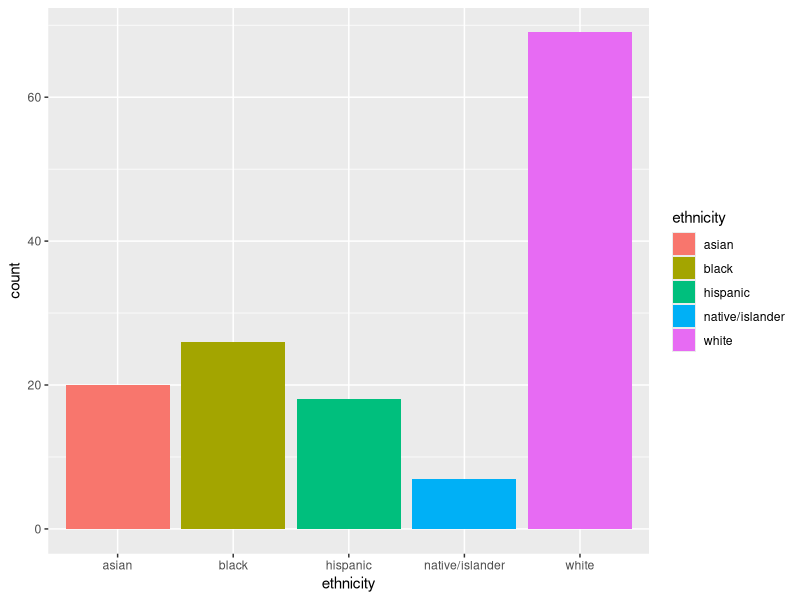
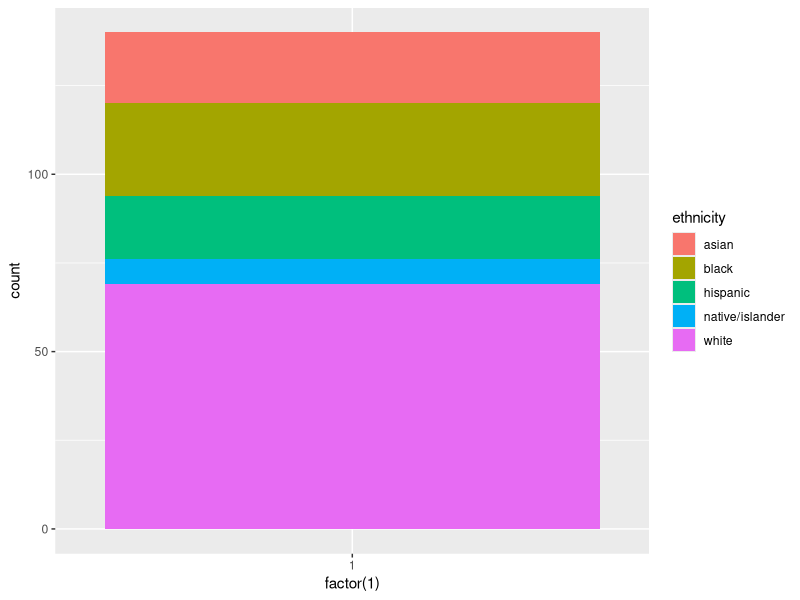
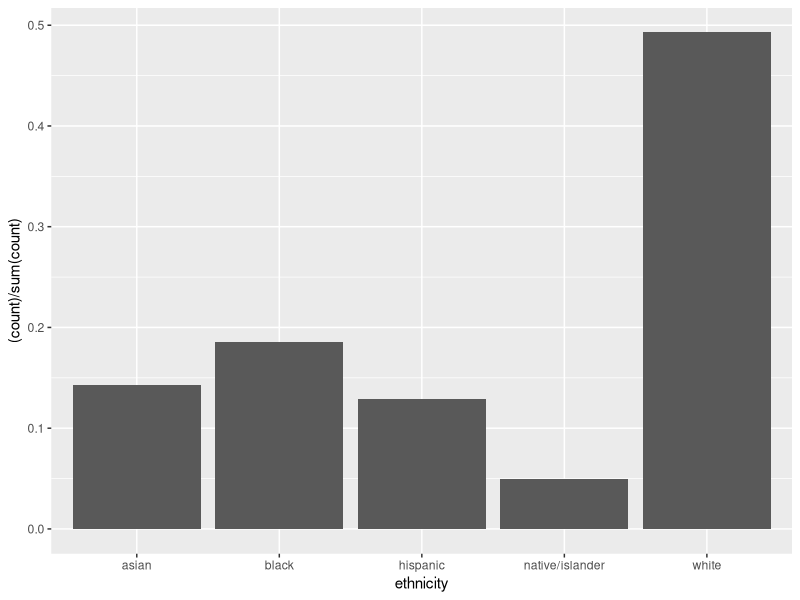
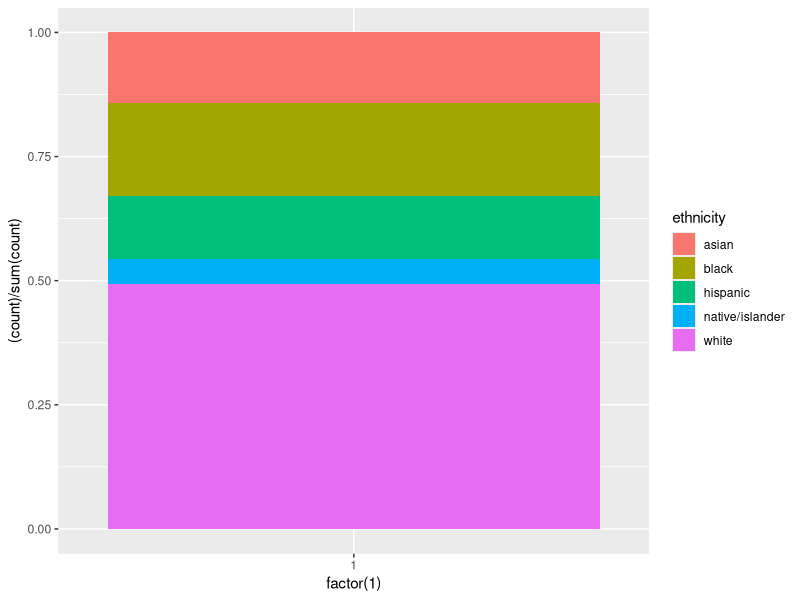
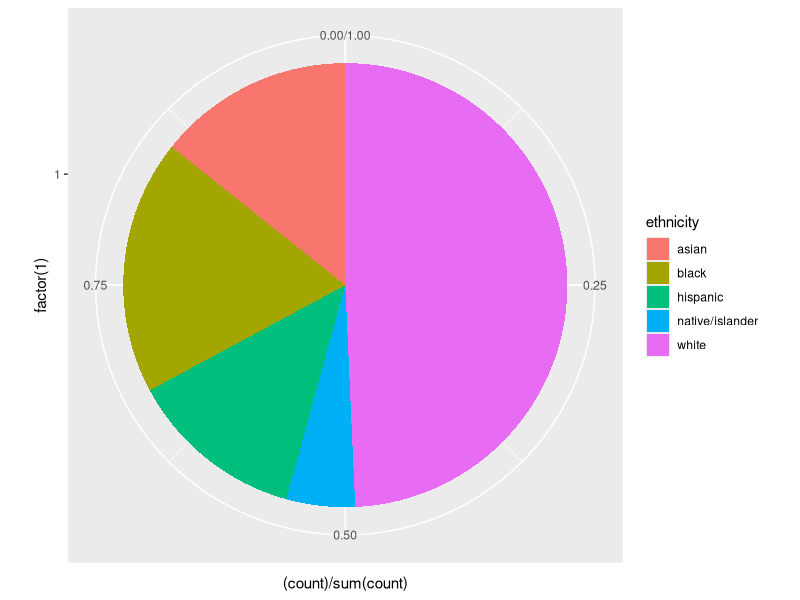

Recreate these plots in R, in order.
## ---- chunk 1
df.eth = data.frame(ethnicity = sample(c("white", "black", "hispanic", "asian", "native/islander"), 
                                      140, replace=T, prob=c(0.5, 0.2, 0.1, 0.15, 0.05)))

# Show the distribution numerically.
table(df.eth$ethnicity) 

# load ggplot
library(ggplot2)
## ---- chunk 2
ggplot(df.eth, aes(x=ethnicity, fill=ethnicity)) + geom_bar()
## ---- chunk 3
ggplot(df.eth, aes(x=factor(1),fill=ethnicity))+geom_bar(width=1, stat='count')
## ---- chunk 4
ggplot(df.eth, aes(x=ethnicity)) + geom_bar(aes(y = (..count..)/sum(..count..)))
## ---- chunk 5
ggplot(df.eth, aes(x=factor(1),fill=ethnicity))+geom_bar(aes(y = (..count..)/sum(..count..)), width=1, stat='count')
## ---- chunk 6
ggplot(df.eth, aes(x=factor(1),fill=ethnicity))+geom_bar(aes(y = (..count..)/sum(..count..)), width=1, stat='count')+coord_polar(theta="y")
